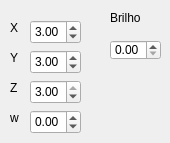
     <widget class="QWidget" name="posicao">
      <attribute name="title">
       <string>Posiçao Luz</string>
      </attribute>
      <widget class="QDoubleSpinBox" name="doubleSpinBox_25">
       <property name="geometry">
        <rect>
         <x>30</x>
         <y>20</y>
         <width>51</width>
         <height>24</height>
        </rect>
       </property>
       <property name="minimum">
        <double>-10.000000000000000</double>
       </property>
       <property name="maximum">
        <double>10.000000000000000</double>
       </property>
       <property name="value">
        <double>3.000000000000000</double>
       </property>
      </widget>
      <widget class="QDoubleSpinBox" name="doubleSpinBox_26">
       <property name="geometry">
        <rect>
         <x>30</x>
         <y>50</y>
         <width>51</width>
         <height>24</height>
        </rect>
       </property>
       <property name="minimum">
        <double>-10.000000000000000</double>
       </property>
       <property name="maximum">
        <double>10.000000000000000</double>
       </property>
       <property name="value">
        <double>3.000000000000000</double>
       </property>
      </widget>
      <widget class="QDoubleSpinBox" name="doubleSpinBox_27">
       <property name="geometry">
        <rect>
         <x>30</x>
         <y>80</y>
         <width>51</width>
         <height>24</height>
        </rect>
       </property>
       <property name="minimum">
        <double>-10.000000000000000</double>
       </property>
       <property name="maximum">
        <double>3.000000000000000</double>
       </property>
       <property name="value">
        <double>3.000000000000000</double>
       </property>
      </widget>
      <widget class="QLabel" name="label_30">
       <property name="geometry">
        <rect>
         <x>10</x>
         <y>20</y>
         <width>21</width>
         <height>16</height>
        </rect>
       </property>
       <property name="text">
        <string>X</string>
       </property>
      </widget>
      <widget class="QLabel" name="label_31">
       <property name="geometry">
        <rect>
         <x>10</x>
         <y>50</y>
         <width>21</width>
         <height>16</height>
        </rect>
       </property>
       <property name="text">
        <string>Y</string>
       </property>
      </widget>
      <widget class="QLabel" name="label_32">
       <property name="geometry">
        <rect>
         <x>10</x>
         <y>80</y>
         <width>21</width>
         <height>16</height>
        </rect>
       </property>
       <property name="text">
        <string>Z</string>
       </property>
      </widget>
      <widget class="QLabel" name="label_33">
       <property name="geometry">
        <rect>
         <x>10</x>
         <y>110</y>
         <width>21</width>
         <height>16</height>
        </rect>
       </property>
       <property name="text">
        <string>w</string>
       </property>
      </widget>
      <widget class="QDoubleSpinBox" name="doubleSpinBox_28">
       <property name="geometry">
        <rect>
         <x>30</x>
         <y>110</y>
         <width>51</width>
         <height>24</height>
        </rect>
       </property>
       <property name="minimum">
        <double>-10.000000000000000</double>
       </property>
       <property name="maximum">
        <double>10.000000000000000</double>
       </property>
      </widget>
      <widget class="QLabel" name="label">
       <property name="geometry">
        <rect>
         <x>110</x>
         <y>10</y>
         <width>41</width>
         <height>16</height>
        </rect>
       </property>
       <property name="text">
        <string>Brilho</string>
       </property>
      </widget>
      <widget class="QDoubleSpinBox" name="doubleSpinBox_41">
       <property name="geometry">
        <rect>
         <x>110</x>
         <y>40</y>
         <width>51</width>
         <height>20</height>
        </rect>
       </property>
       <property name="maximum">
        <double>255.000000000000000</double>
       </property>
       <property name="singleStep">
        <double>0.500000000000000</double>
       </property>
      </widget>
     </widget>
